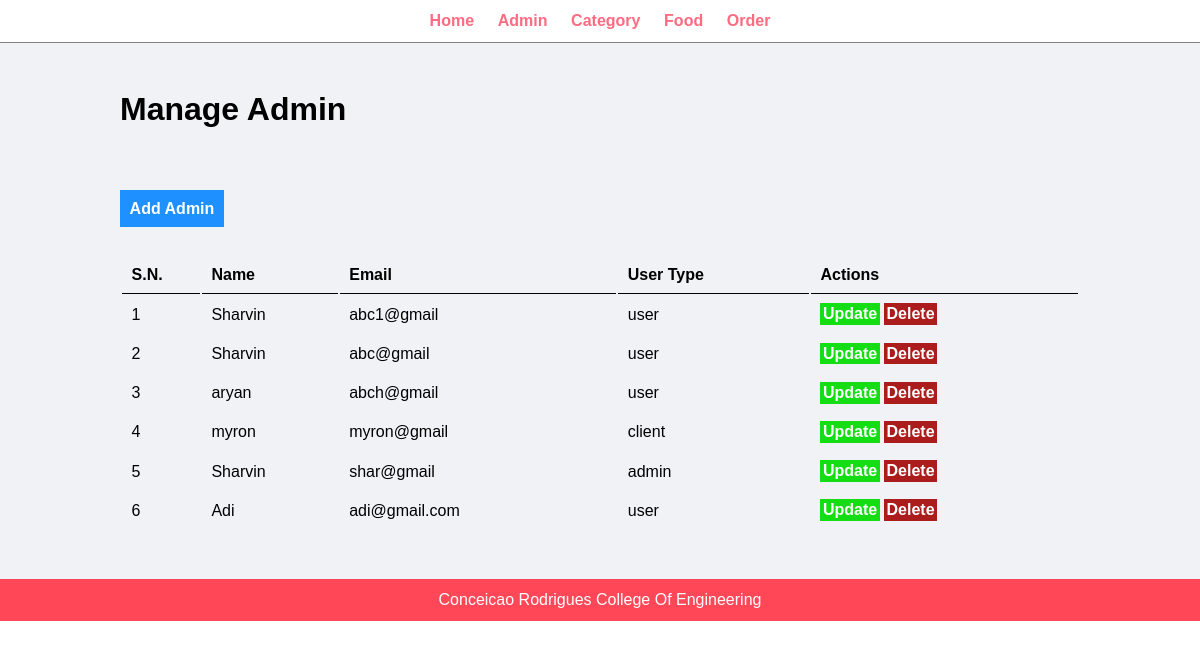
/manage_admin.php, run on the app's committed database.
### tables this page shows
CREATE TABLE `client_form` (
  `id` int(255) UNSIGNED NOT NULL,
  `name` varchar(255) NOT NULL,
  `email` varchar(255) NOT NULL,
  `password` varchar(255) NOT NULL,
  `location` varchar(255) NOT NULL,
  `user_type` varchar(255) NOT NULL
);

### manage_admin.php (the view, shortened to what this page needs)
<?php include 'admin/header.php'; ?>
    <div class = "main-content">
        <div class = "wrapper">
            <h1>Manage Admin</h1>
            <br />
            <br><br><br>
            <a href="register_admin.php" class="btn-primary">Add Admin</a>
            <br /><br /><br />
            <table class="tbl-full">
                <tr>
                    <th>S.N.</th>
                    <th>Name</th>
                    <th>Email</th>
                    <th>User Type</th>
                    <th>Actions</th>
                </tr>
                <?php
                    $sql = "SELECT * from client_form";
                    $res = mysqli_query($conn, $sql);
                    if($res==TRUE)
                    {
                        $count = mysqli_num_rows($res);
                        $sn = 1;
                        if($count>0)
                        {
                            while($rows=mysqli_fetch_assoc($res))
                            {
                                $id=$rows['id'];
                                $name=$rows['name'];
                                $email=$rows['email'];
                                $user_type=$rows['user_type'];
                                ?>
                                <tr>
                                    <td><?php echo $sn++; ?> </td>
                                    <td><?php echo $name; ?></td>
                                    <td><?php echo $email; ?></td>
                                    <td><?php echo $user_type; ?></td>
                                    <td>
                                        <a href="#" class="btn-secondary">Update</a>
                                        <a href="<?php echo SITEURL; ?>delete_admin.php?id=<?php echo $id; ?> " class="btn-delete">Delete</a>
                                    </td>
                                </tr>
                                <?php
                            }
                        }
                        else
                        {
                        }
                    }
                ?>
            </table>
        </div>
    </div>
<?php include('admin/footer.php'); ?>

### admin/header.php (shortened to what this page needs)
<html>
    <head>
        <link rel="stylesheet" href="../css/admin.css">
    </head>
    <body>
        <div class="menu text-center">
            <div class="wrapper">
                <ul>
                    <li><a href="admin_page.php">Home</a></li>
                    <li><a href="manage_admin.php">Admin</a></li>
                    <li><a href="#">Category</a></li>
                    <li><a href="#">Food</a></li>
                    <li><a href="#">Order</a></li>
                </ul>
            </div>
        </div>

### admin/footer.php
<div class="footer">
    <div class="wrapper">
        <p class="text-center">Conceicao Rodrigues College Of Engineering</p>
    </div>
</div>
</body>
</html>

### css/admin.css (style rules this page uses)
* { margin: 0; padding: 0; font-family: Arial, Helvetica, sans-serif; }
.wrapper { padding: 1%; width: 80%; margin: 0 auto; }
.text-center { text-align: center; }
.tbl-full { width: 100%; }
table tr th { border-bottom: 1px solid black; padding: 1%; text-align: left; }
table tr td { padding: 1%; }
.btn-primary { background-color: #1e90ff; padding: 1%; color: white; text-decoration: none; font-weight: bold; }
.btn-secondary { background-color: #14dd14; padding: 1%; color: white; text-decoration: none; font-weight: bold; }
.btn-delete { background-color: #ab1c1c; padding: 1%; color: white; text-decoration: none; font-weight: bold; }
.menu { border-bottom: 1px solid grey; }
.menu ul li { display: inline; padding: 1%; }
.menu ul li a { text-decoration: none; font-weight: bold; color: #ff6b81; }
.main-content { background-color: #f1f2f6; padding: 3% 0; }
.footer { background-color: #ff4757; color: white; }

### data on the page
client_form: name "Sharvin", email "abc1@gmail", user_type "user"
client_form: name "Sharvin", email "abc@gmail", user_type "user"
client_form: name "aryan", email "abch@gmail", user_type "user"
client_form: name "myron", email "myron@gmail", user_type "client"
client_form: name "Sharvin", email "shar@gmail", user_type "admin"
client_form: name "Adi", email "adi@gmail.com", user_type "user"
